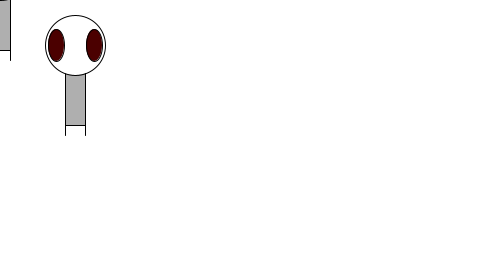
Frame 1 (no input)
Frame 60 (the mouse pressed at the canvas centre just before this capture): identical to frame 1, image omitted
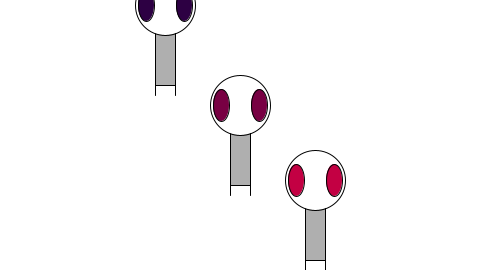
Frame 120 (the mouse held since frame 60 and released just before this capture)

The Processing sketch that drew these frames (run headless with seeded random() and noise(); from frame 60 on, the mouse is pressed at the canvas centre):

// Processing sketch: ModifyZoog
// ── ModifyZoog.pde
// Interactive Zoog
void setup() {
  // Set the size of the window
  size(480, 270); 
  // The frame rate is set to 30 frames per second.
  frameRate(30);
}

void draw() {
  // Draw a white background
  background(255);
  // Call the drawZoog function with different arguments
  drawZoog(0, 0);
  drawZoog(75, 75);
  drawZoog(-75, -100);
}

void drawZoog(float xOffset, float yOffset) {
  // Use the parameter xOffset and yOffset to determine this zoog's position
  // Set ellipses and rects to CENTER mode
  ellipseMode(CENTER);
  rectMode(CENTER);
  // Draw Zoog's body
  stroke(0);
  fill(175);
  rect(mouseX + xOffset, mouseY + yOffset, 20, 100); //adjust x by xOffset and y by yOffset
  // Draw Zoog's head
  stroke(0);
  fill(255);
  ellipse(mouseX + xOffset, mouseY-30 + yOffset, 60, 60); //adjust x by xOffset and y by yOffset
  // Draw Zoog's eyes
  // The eye color is determined by the mouse location.
  fill(mouseX/2 + xOffset, 0, mouseY/2); 
  ellipse(mouseX-19 + xOffset, mouseY-30 + yOffset, 16, 32); //adjust x by xOffset and y by yOffset
  ellipse(mouseX+19 + xOffset, mouseY-30 + yOffset, 16, 32); //adjust x by xOffset and y by yOffset
  // Draw Zoog's legs
  stroke(0);
  // The legs are drawn according to the mouse location and the previous mouse location.
  line(mouseX-10 + xOffset, mouseY+50 + yOffset, pmouseX-10 + xOffset, pmouseY+60 + yOffset); //adjust x by xOffset and y by yOffset
  line(mouseX+10 + xOffset, mouseY+50 + yOffset, pmouseX+10 + xOffset, pmouseY+60 + yOffset); //adjust x by xOffset and y by yOffset
}
void mousePressed() {
  println("Take me to your leader!");
}
